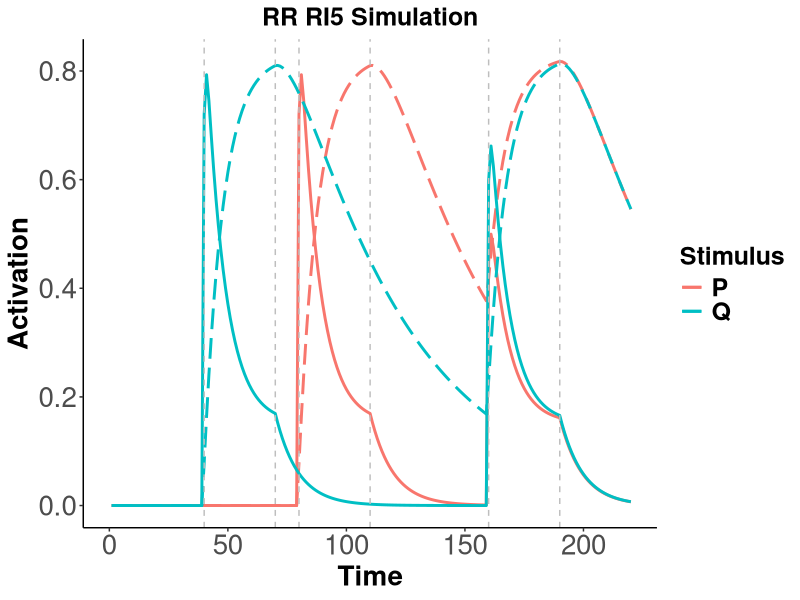

Reproduce this figure in R.
input = list()
input$sorQp1 = .8
input$sorPp1 = .8

s1 = c(40,70)
s2 = c(80,110)
tt = c(160,190)
input$sordur = 220

input$sorQon1 = s1
input$sorQon2 = tt
input$sorPon1 = s2
input$sorPon2 = tt

input$sorpd1 = 0.1
input$sorpd2 = 0.02


sor = matrix(nrow = input$sordur, ncol = 28)

colnames(sor) = c('p1Q', 'p1P',
                  'pd1', 'pd2', 
                  'pIQ', 'pA1Q', 'pA2Q',
                  'pIP', 'pA1P', 'pA2P',
                  
                  'pA1Qgain', 'pA1Qloss','pA2Qgain',
                  'pA2Qloss','pIQgain','pIQloss',
                  'pA1Qdelta', 'pA2Qdelta', 'pIQdelta',
                  
                  'pA1Pgain', 'pA1Ploss','pA2Pgain',
                  'pA2Ploss','pIPgain','pIPloss',
                  'pA1Pdelta', 'pA2Pdelta', 'pIPdelta'
                  )

sor[,'p1Q'] = 0 # set as 0 to init
sor[,'p1P'] = 0


sor[input$sorPon1[1]:input$sorPon1[2],'p1P'] = input$sorPp1
sor[input$sorPon2[1]:input$sorPon2[2],'p1P'] = input$sorPp1

sor[input$sorQon1[1]:input$sorQon1[2],'p1Q'] = input$sorQp1
sor[input$sorQon2[1]:input$sorQon2[2],'p1Q'] = input$sorQp1

sor[,'pd1'] = input$sorpd1     # set decay rate
sor[,'pd2'] = input$sorpd2     # set decay rate

sor[,'pIQ'] = 1                 # Make I numeric
sor[,'pIP'] = 1

# run moment by moment simulation
for (i in 1:nrow(sor)){
    if (i == 1){
        
        sor[i,'pIQ'] = 1 - sor[i,'p1Q'] # This will be 1 as long as p1 = 0
        
        # Q
        
        # Deltas calculate
        sor[i,'pA1Qgain'] = sor[i,'p1Q']
        sor[i,'pA1Qloss'] = sor[i,'pA1Qgain'] * sor[i,'pd1']
        sor[i,'pA1Qdelta'] = sor[i,'pA1Qgain'] - sor[i,'pA1Qloss']
        
        sor[i,'pA2Qgain'] = sor[i,'pA1Qloss']
        sor[i,'pA2Qloss'] = sor[i,'pA2Qgain'] * sor[i,'pd2']
        sor[i,'pA2Qdelta'] = sor[i,'pA2Qgain'] - sor[i,'pA2Qloss']

        sor[i,'pIQgain'] = sor[i,'pA2Qloss']
        sor[i,'pIQloss'] = sor[i,'p1Q']
        sor[i,'pIQdelta'] = sor[i,'pIQgain'] - sor[i,'pIQloss']

        # Calculate proportions in each state
        sor[i,'pA1Q'] = sor[i,'pA1Qdelta']
        sor[i,'pA2Q'] = sor[i,'pA2Qdelta']
        sor[i,'pIQ'] = sor[i,'pIQ'] + sor[i,'pIQgain']
        
        # P
        
        # Deltas calculate
        sor[i,'pA1Pgain'] = sor[i,'p1P']
        sor[i,'pA1Ploss'] = sor[i,'pA1Pgain'] * sor[i,'pd1']
        sor[i,'pA1Pdelta'] = sor[i,'pA1Pgain'] - sor[i,'pA1Ploss']
        
        sor[i,'pA2Pgain'] = sor[i,'pA1Ploss']
        sor[i,'pA2Ploss'] = sor[i,'pA2Pgain'] * sor[i,'pd2']
        sor[i,'pA2Pdelta'] = sor[i,'pA2Pgain'] - sor[i,'pA2Ploss']
        
        sor[i,'pIPgain'] = sor[i,'pA2Ploss']
        sor[i,'pIPloss'] = sor[i,'p1P']
        sor[i,'pIPdelta'] = sor[i,'pIPgain'] - sor[i,'pIPloss']
        
        # Calculate proportions in each state
        sor[i,'pA1P'] = sor[i,'pA1Pdelta']
        sor[i,'pA2P'] = sor[i,'pA2Pdelta']
        sor[i,'pIP'] = sor[i,'pIP'] + sor[i,'pIPgain']


        
    } else {
        
        # Q
        
        sor[i,'pIQ'] = sor[i-1,'pIQ']
        
        sor[i,'pA1Qgain'] = sor[i,'pIQ'] * sor[i,'p1Q'] # how mauch is activated from I
        
        sor[i,'pA1Q'] = sor[i-1,'pA1Q'] + sor[i,'pA1Qgain'] # how much is there in total with carried over
        
        sor[i,'pA1Qloss'] = sor[i,'pA1Q'] * sor[i,'pd1'] # how much decays to A2
        
        sor[i,'pA1Q'] = sor[i,'pA1Q'] - sor[i,'pA1Qloss'] # how much is left after the decay
        
        sor[i,'pA1Qdelta'] = sor[i,'pA1Qgain'] - sor[i,'pA1Qloss']
        
        sor[i,'pA2Qgain'] = sor[i,'pA1Qloss'] # how much is gained from A1->A2 decay
        
        sor[i,'pA2Q'] = sor[i-1,'pA2Q'] + sor[i,'pA2Qgain'] # how much is there with carried over
        
        sor[i,'pA2Qloss'] = sor[i,'pA2Q'] * sor[i,'pd2'] # how much decays A2->I
        
        sor[i,'pA2Q'] = sor[i,'pA2Q'] - sor[i,'pA2Qloss'] # how much is left after A2->I decay
        
        sor[i,'pA2Qdelta'] = sor[i,'pA2Qgain'] - sor[i,'pA2Qloss']
        
        sor[i,'pIQgain'] = sor[i,'pA2Qloss'] # how much decayed from A2
        
        sor[i,'pIQloss'] = sor[i,'pA1Qgain']
        
        sor[i,'pIQ'] = sor[i,'pIQ'] + sor[i,'pIQgain'] - sor[i,'pIQloss']
        
        sor[i,'pIQdelta'] = sor[i,'pIQgain'] - sor[i,'pIQloss']
        
        # P
        
        sor[i,'pIP'] = sor[i-1,'pIP']
        
        sor[i,'pA1Pgain'] = sor[i,'pIP'] * sor[i,'p1P'] # how mauch is activated from I
        
        sor[i,'pA1P'] = sor[i-1,'pA1P'] + sor[i,'pA1Pgain'] # how much is there in total with carried over
        
        sor[i,'pA1Ploss'] = sor[i,'pA1P'] * sor[i,'pd1'] # how much decays to A2
        
        sor[i,'pA1P'] = sor[i,'pA1P'] - sor[i,'pA1Ploss'] # how much is left after the decay
        
        sor[i,'pA1Pdelta'] = sor[i,'pA1Pgain'] - sor[i,'pA1Ploss']
        
        sor[i,'pA2Pgain'] = sor[i,'pA1Ploss'] # how much is gained from A1->A2 decay
        
        sor[i,'pA2P'] = sor[i-1,'pA2P'] + sor[i,'pA2Pgain'] # how much is there with carried over
        
        sor[i,'pA2Ploss'] = sor[i,'pA2P'] * sor[i,'pd2'] # how much decays A2->I
        
        sor[i,'pA2P'] = sor[i,'pA2P'] - sor[i,'pA2Ploss'] # how much is left after A2->I decay
        
        sor[i,'pA2Pdelta'] = sor[i,'pA2Pgain'] - sor[i,'pA2Ploss']
        
        sor[i,'pIPgain'] = sor[i,'pA2Ploss'] # how much decayed from A2
        
        sor[i,'pIPloss'] = sor[i,'pA1Pgain']
        
        sor[i,'pIP'] = sor[i,'pIP'] + sor[i,'pIPgain'] - sor[i,'pIPloss']
        
        sor[i,'pIPdelta'] = sor[i,'pIPgain'] - sor[i,'pIPloss']

    }
}



library(ggplot2)
#library(jtools)

sor = as.data.frame(sor)
sor$time = c(1:nrow(sor))
sor = sor[1:input$sordur,]

png("rr_ri5_plot.png", width = 800, height = 400)

text1 = 20
text2 = 18

ggplot(data=as.data.frame(sor), aes(x = time, y=pA1P, group=1, color="P" )) +
    geom_line(size = 1) + geom_line(aes(y=pA2P, colour = 'P'), size =1, linetype = 'longdash') + theme_classic() + 
    geom_line(aes(y=pA1Q, colour = 'Q'), size =1) +
    geom_line(aes(y=pA2Q, colour = 'Q'), size =1, linetype = 'longdash') +
    geom_vline(xintercept = s1[1], linetype = "dashed", colour = 'grey') + 
    geom_vline(xintercept = s1[2], linetype = "dashed", colour = 'grey') +
    geom_vline(xintercept = s2[1], linetype = "dashed", colour = 'grey') + 
    geom_vline(xintercept = s2[2], linetype = "dashed", colour = 'grey') +
    geom_vline(xintercept = tt[1], linetype = "dashed", colour = 'grey') + 
    geom_vline(xintercept = tt[2], linetype = "dashed", colour = 'grey') +
    theme(legend.text = element_text(size = text2, face = "bold"), legend.title = element_text(size=text2, face="bold")) + 
    scale_color_discrete(name = "Stimulus") + theme(axis.text=element_text(size=text1),
                                               axis.title=element_text(size=text1,face="bold"), axis.text.x = element_text(size = text1),
                                               axis.text.y = element_text(size = text1)) + 
    scale_x_continuous(name="Time", limits=c(0, input$sordur)) + scale_y_continuous(name="Activation") + 
    ggtitle("RR RI5 Simulation") + 
    theme(plot.title = element_text(size = text2, face = "bold", hjust = 0.5)) 
    


dev.off()


